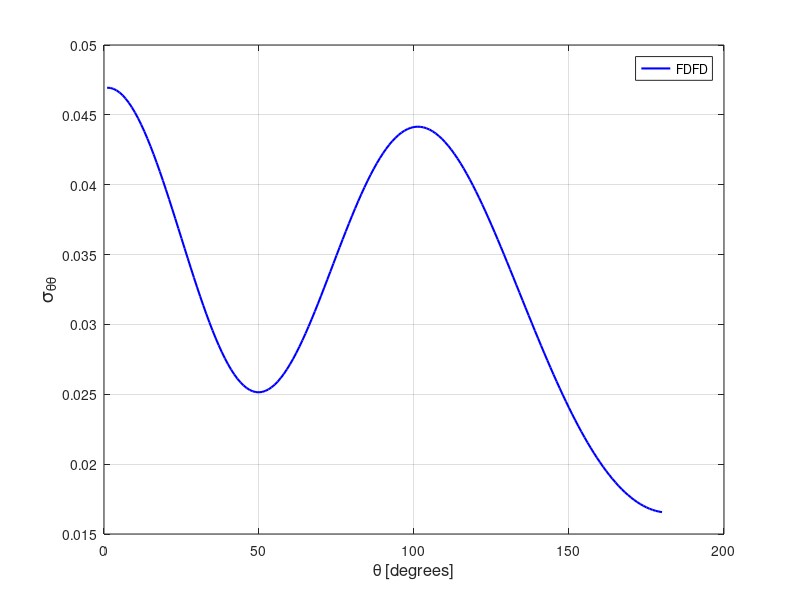

Here is the MATLAB script that generated this plot:
stt = [ 
    1  0.46942372E-01
    2  0.46927854E-01
    3  0.46866067E-01
    4  0.46757631E-01
    5  0.46602480E-01
    6  0.46401948E-01
    7  0.46156485E-01
    8  0.45867443E-01
    9  0.45535963E-01
   10  0.45163658E-01
   11  0.44752203E-01
   12  0.44303443E-01
   13  0.43819040E-01
   14  0.43301668E-01
   15  0.42753182E-01
   16  0.42176239E-01
   17  0.41573443E-01
   18  0.40947348E-01
   19  0.40300783E-01
   20  0.39636694E-01
   21  0.38957588E-01
   22  0.38266852E-01
   23  0.37567392E-01
   24  0.36862291E-01
   25  0.36154486E-01
   26  0.35446912E-01
   27  0.34742676E-01
   28  0.34044832E-01
   29  0.33356439E-01
   30  0.32680076E-01
   31  0.32018591E-01
   32  0.31374928E-01
   33  0.30751528E-01
   34  0.30151142E-01
   35  0.29575735E-01
   36  0.29027933E-01
   37  0.28509883E-01
   38  0.28023276E-01
   39  0.27570238E-01
   40  0.27152119E-01
   41  0.26770709E-01
   42  0.26427191E-01
   43  0.26122680E-01
   44  0.25858173E-01
   45  0.25634527E-01
   46  0.25452062E-01
   47  0.25311617E-01
   48  0.25213039E-01
   49  0.25156308E-01
   50  0.25141681E-01
   51  0.25168544E-01
   52  0.25236381E-01
   53  0.25344767E-01
   54  0.25492556E-01
   55  0.25679026E-01
   56  0.25902795E-01
   57  0.26162820E-01
   58  0.26457714E-01
   59  0.26785392E-01
   60  0.27144857E-01
   61  0.27533984E-01
   62  0.27951131E-01
   63  0.28394140E-01
   64  0.28860874E-01
   65  0.29349564E-01
   66  0.29857503E-01
   67  0.30383207E-01
   68  0.30924071E-01
   69  0.31477638E-01
   70  0.32041606E-01
   71  0.32614041E-01
   72  0.33192236E-01
   73  0.33774473E-01
   74  0.34357857E-01
   75  0.34940559E-01
   76  0.35520267E-01
   77  0.36094543E-01
   78  0.36662135E-01
   79  0.37220184E-01
   80  0.37766956E-01
   81  0.38300555E-01
   82  0.38819406E-01
   83  0.39321486E-01
   84  0.39805539E-01
   85  0.40269706E-01
   86  0.40712785E-01
   87  0.41133143E-01
   88  0.41529559E-01
   89  0.41901208E-01
   90  0.42246867E-01
   91  0.42565830E-01
   92  0.42856939E-01
   93  0.43120097E-01
   94  0.43353993E-01
   95  0.43558091E-01
   96  0.43732721E-01
   97  0.43877516E-01
   98  0.43991830E-01
   99  0.44075649E-01
  100  0.44129111E-01
  101  0.44152405E-01
  102  0.44145245E-01
  103  0.44108626E-01
  104  0.44042464E-01
  105  0.43947142E-01
  106  0.43823421E-01
  107  0.43671712E-01
  108  0.43492749E-01
  109  0.43287084E-01
  110  0.43055229E-01
  111  0.42798743E-01
  112  0.42517945E-01
  113  0.42213891E-01
  114  0.41887298E-01
  115  0.41539602E-01
  116  0.41171089E-01
  117  0.40783368E-01
  118  0.40377550E-01
  119  0.39954159E-01
  120  0.39514948E-01
  121  0.39060570E-01
  122  0.38592316E-01
  123  0.38111102E-01
  124  0.37618209E-01
  125  0.37114590E-01
  126  0.36601759E-01
  127  0.36080431E-01
  128  0.35551853E-01
  129  0.35017006E-01
  130  0.34476992E-01
  131  0.33932894E-01
  132  0.33385735E-01
  133  0.32836635E-01
  134  0.32286305E-01
  135  0.31735927E-01
  136  0.31186603E-01
  137  0.30638725E-01
  138  0.30093402E-01
  139  0.29551627E-01
  140  0.29014247E-01
  141  0.28481750E-01
  142  0.27955277E-01
  143  0.27435180E-01
  144  0.26922345E-01
  145  0.26417390E-01
  146  0.25920950E-01
  147  0.25433578E-01
  148  0.24955837E-01
  149  0.24488188E-01
  150  0.24031203E-01
  151  0.23585327E-01
  152  0.23151033E-01
  153  0.22728594E-01
  154  0.22318393E-01
  155  0.21920770E-01
  156  0.21536104E-01
  157  0.21164473E-01
  158  0.20806320E-01
  159  0.20461828E-01
  160  0.20131024E-01
  161  0.19814359E-01
  162  0.19511765E-01
  163  0.19223440E-01
  164  0.18949488E-01
  165  0.18690068E-01
  166  0.18445261E-01
  167  0.18215034E-01
  168  0.17999381E-01
  169  0.17798550E-01
  170  0.17612442E-01
  171  0.17441059E-01
  172  0.17284568E-01
  173  0.17142804E-01
  174  0.17015947E-01
  175  0.16903831E-01
  176  0.16806569E-01
  177  0.16724151E-01
  178  0.16656531E-01
  179  0.16603637E-01
  180  0.16565662E-01
  181  0.16542431E-01
  182  0.16534010E-01
  183  0.16540470E-01
  184  0.16561583E-01
  185  0.16597634E-01
  186  0.16648464E-01
  187  0.16714105E-01
  188  0.16794546E-01
  189  0.16889796E-01
  190  0.16999941E-01
  191  0.17124940E-01
  192  0.17264718E-01
  193  0.17419197E-01
  194  0.17588645E-01
  195  0.17772701E-01
  196  0.17971657E-01
  197  0.18185271E-01
  198  0.18413492E-01
  199  0.18656276E-01
  200  0.18913765E-01
  201  0.19185517E-01
  202  0.19471763E-01
  203  0.19772042E-01
  204  0.20086365E-01
  205  0.20414619E-01
  206  0.20756669E-01
  207  0.21112081E-01
  208  0.21480920E-01
  209  0.21862555E-01
  210  0.22256920E-01
  211  0.22663610E-01
  212  0.23082362E-01
  213  0.23512749E-01
  214  0.23954161E-01
  215  0.24406549E-01
  216  0.24869272E-01
  217  0.25341602E-01
  218  0.25823193E-01
  219  0.26313478E-01
  220  0.26811596E-01
  221  0.27317340E-01
  222  0.27829409E-01
  223  0.28347755E-01
  224  0.28871207E-01
  225  0.29399034E-01
  226  0.29930597E-01
  227  0.30464899E-01
  228  0.31001020E-01
  229  0.31538039E-01
  230  0.32075174E-01
  231  0.32611404E-01
  232  0.33145893E-01
  233  0.33677321E-01
  234  0.34204729E-01
  235  0.34727398E-01
  236  0.35244048E-01
  237  0.35753410E-01
  238  0.36254607E-01
  239  0.36746521E-01
  240  0.37228134E-01
  241  0.37698302E-01
  242  0.38155798E-01
  243  0.38599599E-01
  244  0.39028600E-01
  245  0.39441802E-01
  246  0.39838132E-01
  247  0.40216357E-01
  248  0.40575843E-01
  249  0.40915031E-01
  250  0.41233361E-01
  251  0.41529655E-01
  252  0.41803632E-01
  253  0.42053424E-01
  254  0.42278733E-01
  255  0.42478897E-01
  256  0.42652935E-01
  257  0.42800553E-01
  258  0.42920738E-01
  259  0.43013152E-01
  260  0.43077417E-01
  261  0.43112967E-01
  262  0.43119598E-01
  263  0.43097120E-01
  264  0.43045335E-01
  265  0.42963859E-01
  266  0.42853210E-01
  267  0.42713504E-01
  268  0.42544611E-01
  269  0.42346966E-01
  270  0.42121273E-01
  271  0.41867703E-01
  272  0.41586742E-01
  273  0.41279782E-01
  274  0.40946789E-01
  275  0.40589310E-01
  276  0.40207934E-01
  277  0.39803911E-01
  278  0.39378915E-01
  279  0.38933735E-01
  280  0.38470045E-01
  281  0.37989222E-01
  282  0.37492879E-01
  283  0.36982749E-01
  284  0.36460798E-01
  285  0.35928737E-01
  286  0.35388190E-01
  287  0.34841381E-01
  288  0.34290433E-01
  289  0.33737529E-01
  290  0.33183984E-01
  291  0.32633234E-01
  292  0.32086752E-01
  293  0.31546522E-01
  294  0.31015422E-01
  295  0.30495360E-01
  296  0.29988244E-01
  297  0.29496741E-01
  298  0.29022923E-01
  299  0.28568814E-01
  300  0.28136633E-01
  301  0.27728379E-01
  302  0.27345978E-01
  303  0.26991166E-01
  304  0.26665909E-01
  305  0.26371935E-01
  306  0.26110904E-01
  307  0.25884135E-01
  308  0.25692983E-01
  309  0.25538664E-01
  310  0.25422335E-01
  311  0.25344815E-01
  312  0.25306908E-01
  313  0.25309289E-01
  314  0.25352256E-01
  315  0.25436262E-01
  316  0.25561331E-01
  317  0.25727155E-01
  318  0.25933776E-01
  319  0.26180662E-01
  320  0.26466869E-01
  321  0.26792064E-01
  322  0.27154928E-01
  323  0.27554605E-01
  324  0.27989056E-01
  325  0.28457362E-01
  326  0.28957674E-01
  327  0.29488148E-01
  328  0.30046653E-01
  329  0.30631118E-01
  330  0.31239338E-01
  331  0.31868931E-01
  332  0.32517038E-01
  333  0.33181388E-01
  334  0.33859033E-01
  335  0.34547213E-01
  336  0.35243038E-01
  337  0.35943706E-01
  338  0.36646254E-01
  339  0.37347179E-01
  340  0.38044110E-01
  341  0.38733434E-01
  342  0.39412566E-01
  343  0.40078659E-01
  344  0.40728185E-01
  345  0.41358881E-01
  346  0.41967563E-01
  347  0.42551670E-01
  348  0.43108668E-01
  349  0.43636005E-01
  350  0.44131227E-01
  351  0.44592187E-01
  352  0.45016784E-01
  353  0.45402929E-01
  354  0.45749042E-01
  355  0.46053611E-01
  356  0.46315014E-01
  357  0.46532504E-01
  358  0.46704501E-01
  359  0.46830524E-01
  360  0.46910051E-01
 ]; 
plot(stt(1:180,1),stt(1:180,2),'b-','linewidth',1.5 ); 
grid on 
legend('FDFD');
xlabel('\theta [degrees]','FontSize',12);
ylabel('\sigma_{\theta\theta}','FontSize',14);
